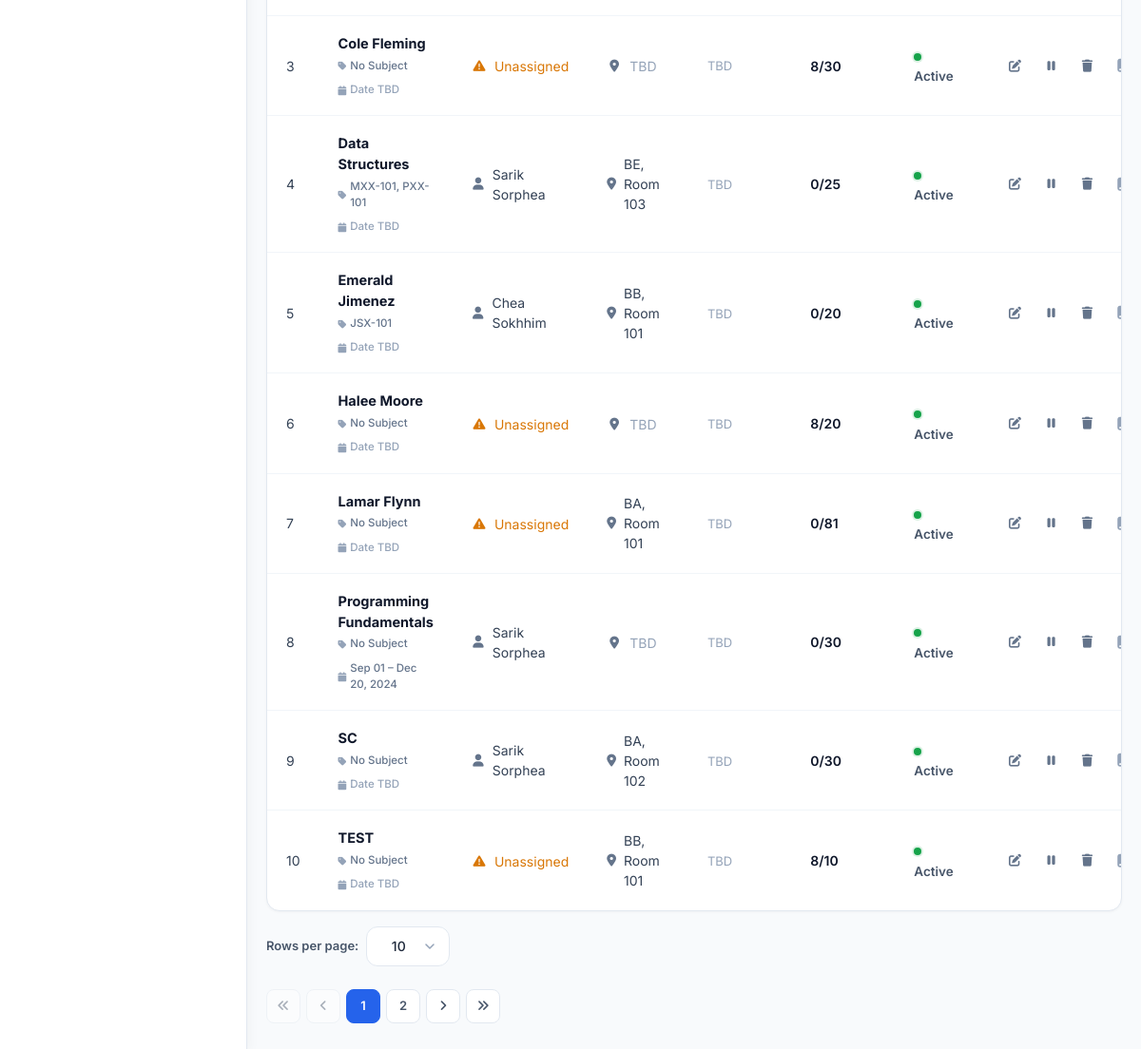
The page /classes/classes/ (signed in, lower part) on the database as committed earlier.
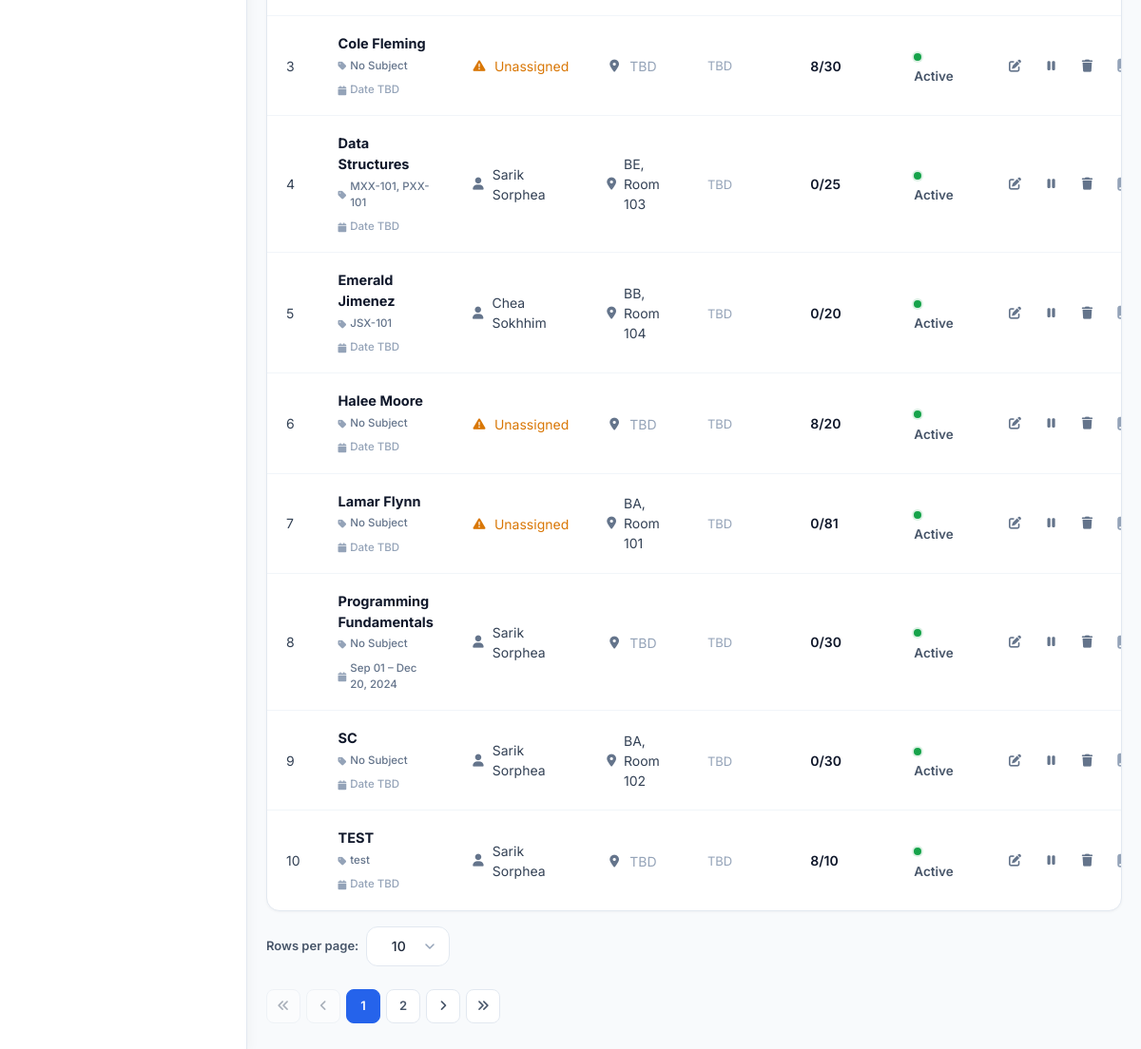
The same page on the database as committed later.
### classes/models.py (models this page shows, shortened)
class Class(models.Model):
    name = models.CharField(max_length=100)
    section = models.CharField(max_length=10, blank=True, null=True)
    code = models.CharField(max_length=20, unique=True, blank=True, null=True)
    building = models.ForeignKey(Building, on_delete=models.SET_NULL, null=True, blank=True, related_name='classes')
    floor = models.ForeignKey(Floor, on_delete=models.SET_NULL, null=True, blank=True, related_name='classes')
    room = models.ForeignKey(Room, on_delete=models.SET_NULL, null=True, blank=True, related_name='classes')
    room_number = models.CharField(max_length=20, blank=True, null=True)
    time_slots = models.ManyToManyField(TimeSlot, blank=True, related_name='classes')
    schedule = models.CharField(max_length=100, blank=True, null=True)
    start_time = models.TimeField(blank=True, null=True)
    end_time = models.TimeField(blank=True, null=True)
    days = models.CharField(max_length=50, blank=True, null=True)
    term = models.ForeignKey(Term, on_delete=models.SET_NULL, null=True, blank=True, related_name='classes')
    term_type = models.CharField(max_length=20, choices=Term.TERM_TYPES, blank=True, null=True)
    academic_year = models.CharField(max_length=20, blank=True, null=True)
    capacity = models.IntegerField(default=30)
    teacher = models.ForeignKey(Teacher, on_delete=models.SET_NULL, null=True, blank=True, related_name='classes')
    courses = models.ManyToManyField(
        'courses.Course',
        blank=True,
        related_name='class_offerings'  # This is the reverse name
    )
    is_active = models.BooleanField(default=True)
    start_date = models.DateField(blank=True, null=True)
    end_date = models.DateField(blank=True, null=True)
    created_at = models.DateTimeField(auto_now_add=True)
    updated_at = models.DateTimeField(auto_now=True)
    def get_student_count(self):
        return self.enrolled_students.filter(is_active=True).count()
    class Meta:
        verbose_name_plural = "Classes"
        ordering = ['name']

class Building(models.Model):
    name = models.CharField(max_length=100)
    code = models.CharField(max_length=20, unique=True)
    address = models.TextField(blank=True, null=True)
    description = models.TextField(blank=True, null=True)
    is_active = models.BooleanField(default=True)
    created_at = models.DateTimeField(auto_now_add=True)
    updated_at = models.DateTimeField(auto_now=True)
    class Meta:
        ordering = ['name']

class Room(models.Model):
    ROOM_TYPES = [
        ('classroom', 'Classroom'),
        ('laboratory', 'Laboratory'),
        ('computer_lab', 'Computer Lab'),
        ('science_lab', 'Science Lab'),
        ('library', 'Library'),
        ('auditorium', 'Auditorium'),
        ('conference', 'Conference Room'),
        ('office', 'Office'),
        ('other', 'Other'),
    ]
    building = models.ForeignKey(Building, on_delete=models.CASCADE, related_name='rooms')
    floor = models.ForeignKey(Floor, on_delete=models.CASCADE, related_name='rooms', null=True, blank=True)
    room_number = models.CharField(max_length=20)
    name = models.CharField(max_length=100, blank=True, null=True)
    room_type = models.CharField(max_length=20, choices=ROOM_TYPES, default='classroom')
    capacity = models.IntegerField(default=30)
    description = models.TextField(blank=True, null=True)
    is_active = models.BooleanField(default=True)
    created_at = models.DateTimeField(auto_now_add=True)
    updated_at = models.DateTimeField(auto_now=True)
    class Meta:
        ordering = ['building', 'room_number']
        unique_together = ['building', 'room_number']

### courses/models.py (models this page shows, shortened)
class Course(models.Model):
    LEVEL_CHOICES = [
        ('100', 'Year 1'),
        ('200', 'Year 2'),
        ('300', 'Year 3'),
        ('400', 'Year 4'),
        ('500', 'Year 5'),
    ]
    course_id = models.CharField(max_length=20, unique=True, editable=False)
    code = models.CharField(max_length=20, unique=True)
    name = models.CharField(max_length=200)
    description = models.TextField()
    credits = models.IntegerField()
    level = models.CharField(max_length=10, choices=LEVEL_CHOICES, default='100')
    duration = models.CharField(max_length=50, default='12 weeks')
    fee = models.DecimalField(max_digits=10, decimal_places=2, default=0.00)
    major = models.ForeignKey(
        Major,
        on_delete=models.SET_NULL,
        null=True,
        blank=True,
        related_name='courses'
    )
    teacher = models.ForeignKey(
        Teacher,
        on_delete=models.SET_NULL,
        null=True,
        blank=True,
        related_name='courses'
    )
    prerequisites = models.ManyToManyField('self', symmetrical=False, blank=True)
    time_slots = models.ManyToManyField(
        'classes.TimeSlot',
        blank=True,
        related_name='course_time_slots'
    )
    is_active = models.BooleanField(default=True)
    created_at = models.DateTimeField(auto_now_add=True)
    updated_at = models.DateTimeField(auto_now=True)
    class Meta:
        ordering = ['code']

### teachers/models.py (models this page shows, shortened)
class Teacher(models.Model):
    GENDER_CHOICES = [
        ('M', 'Male'),
        ('F', 'Female'),
        ('O', 'Other')
    ]
    POSITION_CHOICES = [
        ('dean', '👑 Dean'),
        ('associate_dean', 'Associate Dean'),
        ('department_head', 'Department Head'),
        ('professor', 'Professor'),
        ('associate_professor', 'Associate Professor'),
        ('assistant_professor', 'Assistant Professor'),
        ('lecturer', 'Lecturer'),
        ('instructor', 'Instructor'),
        ('teaching_assistant', 'Teaching Assistant'),
    ]
    user = models.OneToOneField(User, on_delete=models.CASCADE, related_name='teacher_profile', null=True, blank=True)
    teacher_id = models.CharField(max_length=20, unique=True)
    first_name = models.CharField(max_length=100)
    last_name = models.CharField(max_length=100)
    date_of_birth = models.DateField()
    gender = models.CharField(max_length=10, choices=GENDER_CHOICES)
    phone = models.CharField(max_length=15)
    email = models.EmailField()
    address = models.TextField(blank=True, null=True)
    profile_picture = models.ImageField(upload_to='teachers/', blank=True, null=True)
    qualification = models.CharField(max_length=200, blank=True, null=True)
    specialization = models.CharField(max_length=200, blank=True, null=True)
    years_of_experience = models.IntegerField(default=0)
    position = models.CharField(
        max_length=50,
        choices=POSITION_CHOICES,
        default='lecturer',
        help_text="Current position/rank of the teacher"
    )
    hired_date = models.DateField(null=True, blank=True)
    is_active = models.BooleanField(default=True)
    created_at = models.DateTimeField(auto_now_add=True)
    updated_at = models.DateTimeField(auto_now=True)
    def get_full_name(self):
        return f"{self.first_name} {self.last_name}"
    class Meta:
        ordering = ['first_name', 'last_name']

### classes/views.py (the view, shortened to what this page needs)
# urls.py: path('classes/', views.class_list, name='class_list'),
@login_required
@admin_required
def class_list(request):
    classes = Class.objects.all()
    form = ClassSearchForm(request.GET or None)
    total_classes = Class.objects.count()
    active_classes = Class.objects.filter(is_active=True).count()
    inactive_classes = Class.objects.filter(is_active=False).count()
    total_students = Student.objects.count()
    per_page = request.GET.get('per_page', '10')
    try:
        per_page = int(per_page)
    except (TypeError, ValueError):
        per_page = 10
    if per_page not in (5, 10, 20):
        per_page = 10
    paginator = Paginator(classes, per_page)
    page = request.GET.get('page')
    classes_page = paginator.get_page(page)
    teachers = Teacher.objects.filter(is_active=True)
    buildings = Building.objects.filter(is_active=True)
    context = {
        'classes': classes_page,
        'per_page': per_page,
        'form': form,
        'total_classes': total_classes,
        'active_classes': active_classes,
        'inactive_classes': inactive_classes,
        'total_students': total_students,
        'teachers': teachers,
        'buildings': buildings,
    }
    return render(request, 'Backend/admin/class/class_list.html', context)

### templates/Backend/admin/class/class_list.html (shortened to what the changed rows need)
{% extends 'Backend/layouts/admin_layout.html' %}
{% load static %}
{% block content %}
<div class="view-host" id="viewHost" data-view="table">
<div class="table-container">
    <div class="table-responsive">
        <table class="data-table">
            <tbody id="tableBody">
                {% for class in classes %}
                <tr class="class-row" data-teacher="{{ class.teacher.id|default_if_none:'' }}"
                    data-building="{{ class.building.id|default_if_none:'' }}"
                    data-status="{% if class.is_active %}active{% else %}inactive{% endif %}"
                    data-name="{{ class.name|lower|default:'' }}"
                    data-subject="{% for c in class.courses.all %}{{ c.name|lower|default:'' }}{% if not forloop.last %},{% endif %}{% endfor %}"
                    data-code="{{ class.code|lower|default:'' }}">
                    <td>{{ forloop.counter }}</td>
                    <td>
                        <div class="class-name-main">{{ class.name }}</div>
                        <div class="class-meta">
                            <span class="meta-tag">
                                <i class="fas fa-tag"></i>
                                {% if class.courses.exists %}{% for c in class.courses.all %}{{ c.code }}{% if not forloop.last %}, {% endif %}{% endfor %}{% else %}No Subject{% endif %}
                            </span>
                            <span class="meta-tag">
                                <i class="fas fa-calendar"></i>
                                {% if class.start_date and class.end_date %}
                                {{ class.start_date|date:"M d" }} – {{ class.end_date|date:"M d, Y" }}
                                {% else %}
                                <span style="color: #94a3b8;">Date TBD</span>
                                {% endif %}
                            </span>
                        </div>
                    </td>
                    <td>
                        {% if class.teacher %}
                        <span class="instructor-cell">
                            <i class="fas fa-user"></i>
                            {{ class.teacher.get_full_name }}
                        </span>
                        {% else %}
                        <span class="instructor-cell unassigned">
                            <i class="fas fa-exclamation-triangle"></i>
                            Unassigned
                        </span>
                        {% endif %}
                    </td>
                    <td>
                        <span class="location-cell">
                            <i class="fas fa-map-marker-alt"></i>
                            {% if class.building and class.room %}
                            {{ class.building.code }}, Room {{ class.room.room_number }}
                            {% elif class.room %}
                            Room {{ class.room.room_number }}
                            {% else %}
                            <span style="color: #94a3b8;">TBD</span>
                            {% endif %}
                        </span>
                    </td>
                    <td>
                        {% if class.time_slots.exists %}
                        <div class="schedule-badges">
                            {% for slot in class.time_slots.all %}
                            {% if 'M' in slot.get_days_display %}<span class="day-badge active">M</span>{% endif %}
                            {% if 'T' in slot.get_days_display and 'Th' not in slot.get_days_display %}<span class="day-badge active">T</span>{% endif %}
                            {% if 'W' in slot.get_days_display %}<span class="day-badge active">W</span>{% endif %}
                            {% if 'Th' in slot.get_days_display %}<span class="day-badge active">Th</span>{% endif %}
                            {% if 'F' in slot.get_days_display %}<span class="day-badge active">F</span>{% endif %}
                            {% endfor %}
                        </div>
                        <div class="schedule-time">
                            {% for slot in class.time_slots.all %}
                            {{ slot.start_time|time:"h:i A" }} – {{ slot.end_time|time:"h:i A" }}
                            {% endfor %}
                        </div>
                        {% elif class.schedule %}
                        <span style="color: #475569; font-size: 13px;">{{ class.schedule }}</span>
                        {% else %}
                        <span style="color: #94a3b8; font-size: 13px;">TBD</span>
                        {% endif %}
                    </td>
                    <td>
                        {% with student_count=class.get_student_count %}
                        <span style="font-weight: 600; color: #0f172a;">
                            {{ student_count }}/{{ class.capacity|default:30 }}
                        </span>
                        {% endwith %}
                    </td>
                    <td>
                        <span class="status-text">
                            <span class="status-dot {% if class.is_active %}active{% else %}inactive{% endif %}"></span>
                            {% if class.is_active %}Active{% else %}Inactive{% endif %}
                        </span>
                    </td>
                    <td>
                        <div class="action-icons">
                            <a href="{% url 'classes:class_edit' class.pk %}" class="action-icon edit" title="Edit" data-bs-toggle="tooltip">
                                <i class="fas fa-edit"></i>
                            </a>
                            <a href="{% url 'classes:class_toggle_status' class.pk %}" class="action-icon toggle" title="{% if class.is_active %}Deactivate{% else %}Activate{% endif %}" data-bs-toggle="tooltip" onclick="return confirm('Are you sure?')">
                                <i class="fas {% if class.is_active %}fa-pause{% else %}fa-play{% endif %}"></i>
                            </a>
                            <a href="{% url 'classes:class_delete' class.pk %}" class="action-icon delete" title="Delete" data-bs-toggle="tooltip" onclick="return confirm('Are you sure you want to delete this class?')">
                                <i class="fas fa-trash"></i>
                            </a>
                            <a href="{% url 'classes:class_assign_courses' class.pk %}" title="Assign Course" data-bs-toggle="tooltip"
                               class="assign-course-btn text-slate-400 hover:text-blue-600 dark:text-slate-500 dark:hover:text-blue-400 p-1.5 rounded-lg hover:bg-slate-100 dark:hover:bg-slate-800 transition-colors duration-150">
                                <i class="fas fa-book-medical"></i>
                            </a>
                        </div>
                    </td>
                </tr>
                {% endfor %}
            </tbody>
        </table>
    </div>
</div>
</div>
{% if classes.has_other_pages %}
<div class="pagination-wrapper" id="pagination">
    {% if classes.has_previous %}
    <a href="?page=1" class="page-btn">
        <i class="fas fa-angle-double-left"></i>
    </a>
    <a href="?page={{ classes.previous_page_number }}" class="page-btn">
        <i class="fas fa-angle-left"></i>
    </a>
    {% else %}
    <span class="page-btn disabled">
        <i class="fas fa-angle-double-left"></i>
    </span>
    <span class="page-btn disabled">
        <i class="fas fa-angle-left"></i>
    </span>
    {% endif %}
    {% for num in classes.paginator.page_range %}
    {% if classes.number == num %}
    <span class="page-btn active">{{ num }}</span>
    {% elif num > classes.number|add:'-3' and num < classes.number|add:'3' %}
    <a href="?page={{ num }}" class="page-btn">{{ num }}</a>
    {% endif %}
    {% endfor %}
    {% if classes.has_next %}
    <a href="?page={{ classes.next_page_number }}" class="page-btn">
        <i class="fas fa-angle-right"></i>
    </a>
    <a href="?page={{ classes.paginator.num_pages }}" class="page-btn">
        <i class="fas fa-angle-double-right"></i>
    </a>
    {% endif %}
</div>
{% endif %}
{% endblock %}

Rows that differ between the two databases and show on the page:
changed through a linked row, Class "Emerald Jimenez": room.room_number "101" → "104"
changed Class "TEST": teacher_id empty → 9 (drawn); teacher.get_full_name (not shown) → "Sarik Sorphea"; building.code "BB" → (not shown); room.room_number "101" → (not shown); room_id ", Room" → "TBD"
added Course: code "test", shown under Class "TEST"
